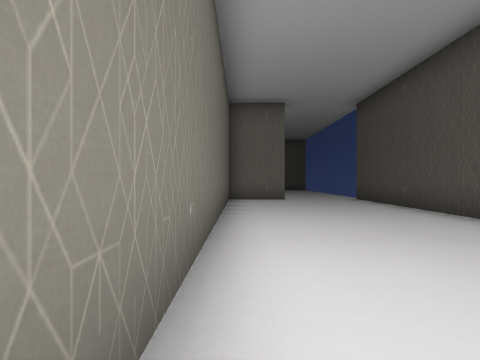
View 1 (above)

23 first-person views from a walk through a scene from a Unity 3-D project. The camera is 1.3 m above the floor, looks level and sees 90° across. The floor is counted in squares, 2 m on a side. Each view is taken from the middle of a square. On the plan, view 1 faces up. The plan holds only what a view shows up to about 9 squares ahead; the rest is blank. The place goes on beyond the plan. The player character is not drawn. Door leaves are left out, so doorways stand open.

View 2
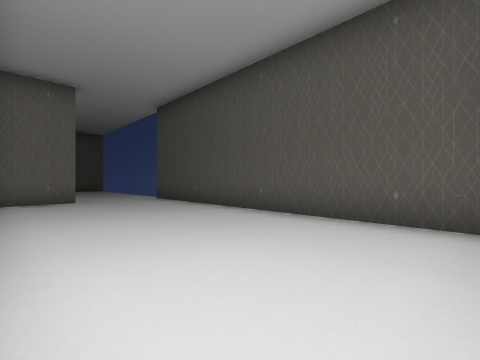

View 3
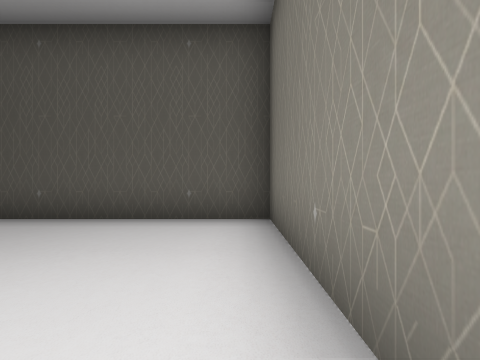

View 4
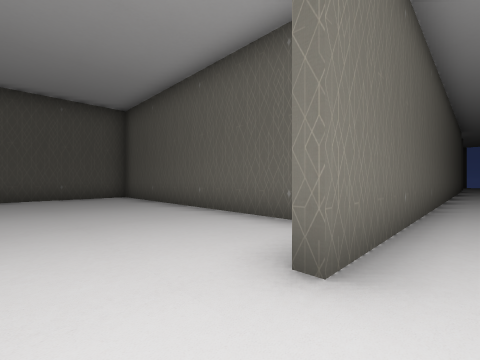

View 5
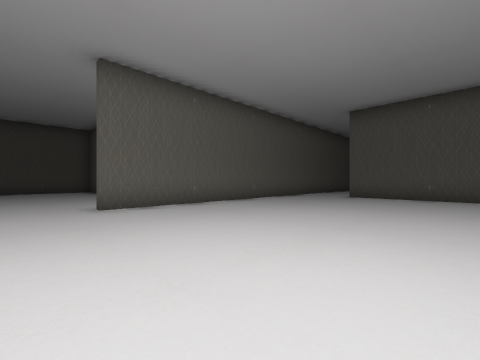

View 6
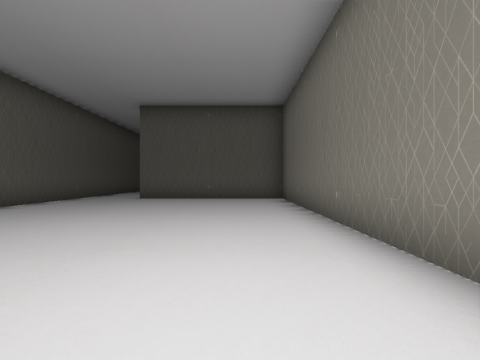

View 7
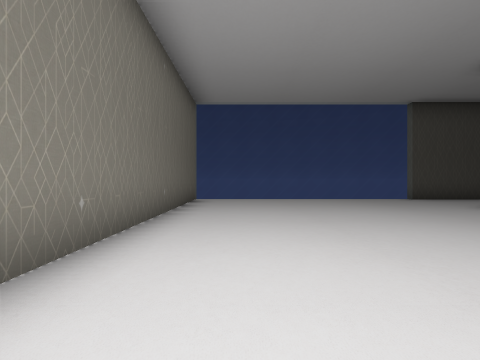

View 8
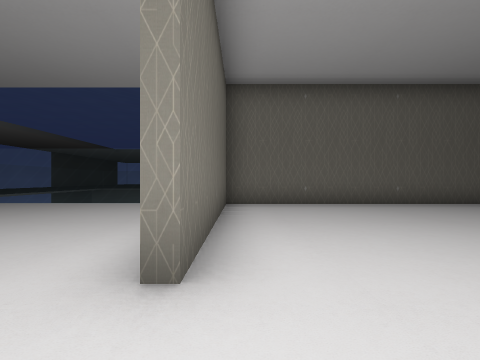

View 9
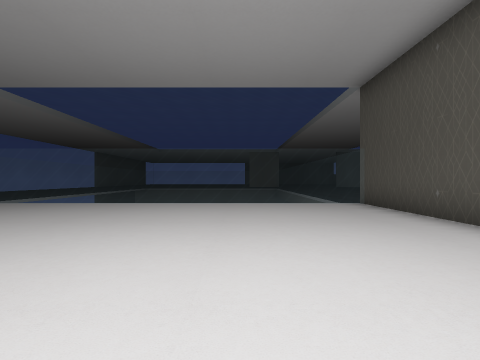

View 10
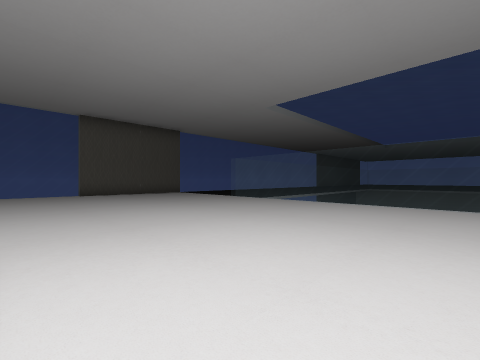

View 11
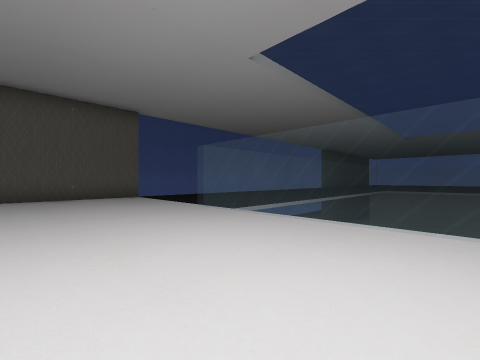

View 12
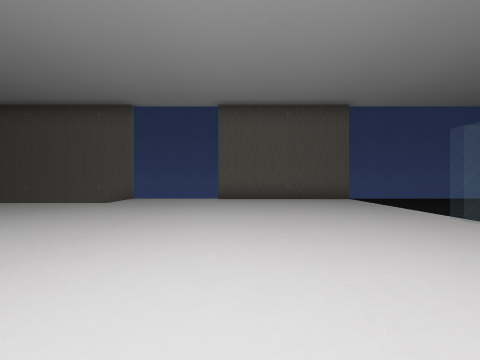

View 13
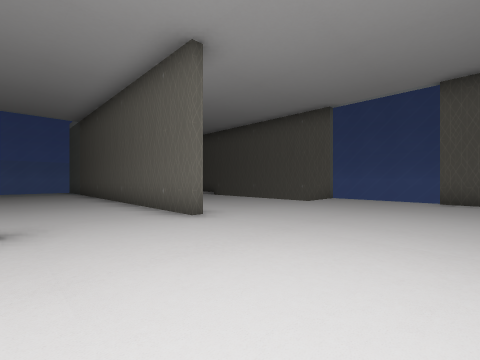

View 14
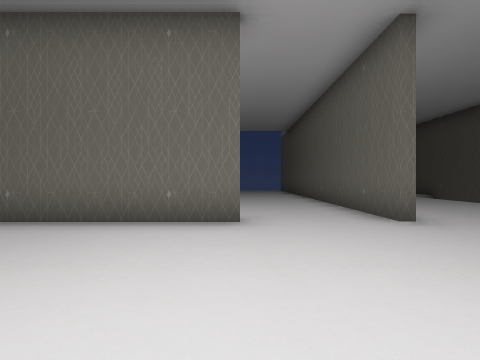

View 15
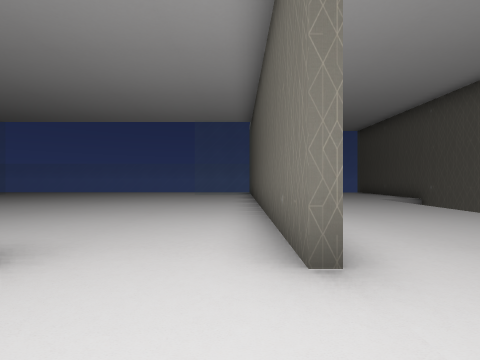

View 16
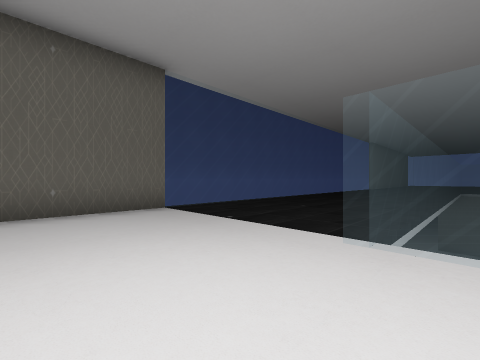

View 17
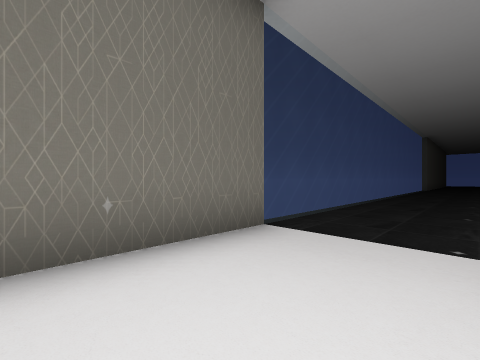

View 18
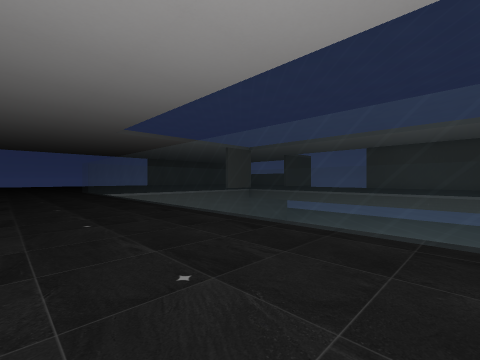

View 19
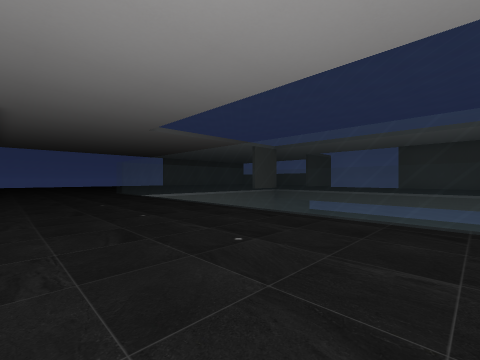

View 20
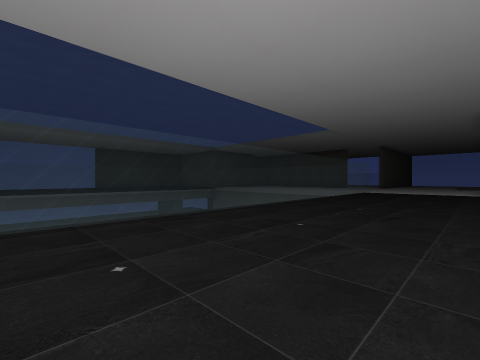

View 21
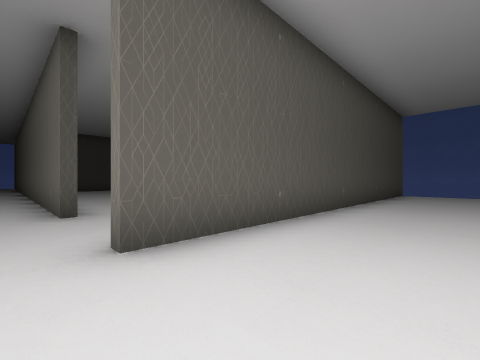

View 22
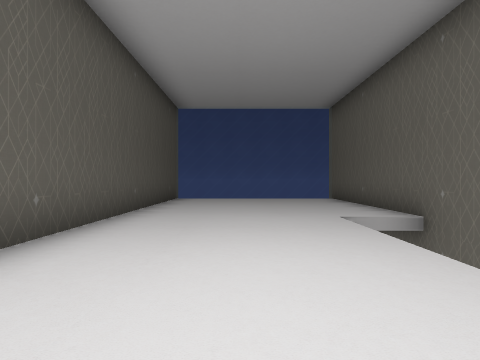

View 23
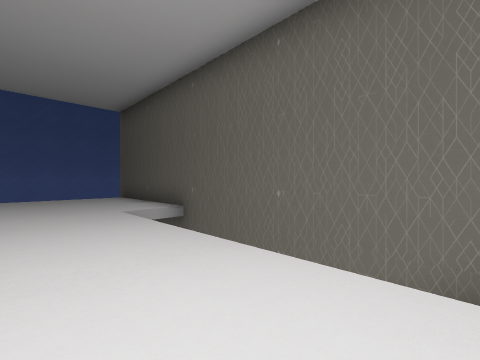

### Floor plan
Key: @ floor where view 1 was taken; # wall or solid block; . floor; / step, stairs or slope; = window, fence, low wall or low ledge.
Columns run from 24 left of view 1 to 4 right of it. Each row starts with its distance up from view 1.
 29  ....=
 28  ....=
 27  ....=
 26  ....=
 25  ....=
 24  ....=
 23  ....=
 22 =....=
 21 =....=
 20 =....=
 19 =....=
 18 =....=
 17 =....=           =.
 16 =....============###########
 15 #................#..........=
 14 #................#..........=
 13 #................#..........=
 12 #................#..........=
 11 =................#..........=
 10 =...........................=
  9 =...........................=
  8 #//...#..#################..#
  7 #//...#........        #....#
  6 #//...#.......         #....#
  5  //...#......          #....#
  4  //...#.......         #....#
  3  //...#........        #....#
  2 #//...#.........       #....#
  1 #.....#.........       #....#
  0 #.....#                #@...#
 -1 #.....#                ######
 -2 #.....#
 -3 #==== =

Where each view was taken, in squares from view 1:
view 1: 0 up, 0 right, facing up
view 2: 0 up, 0 right, facing up-right
view 3: 0 up, 0 right, facing right
view 4: 9 up, 3 right, facing down-left
view 5: 14 up, 3 right, facing down-left
view 6: 14 up, 2 right, facing left
view 7: 14 up, 4 left, facing right
view 8: 9 up, 6 left, facing up
view 9: 9 up, 10 left, facing up
view 10: 9 up, 12 left, facing up-left
view 11: 12 up, 14 left, facing up-left
view 12: 12 up, 15 left, facing left
view 13: 12 up, 15 left, facing down-left
view 14: 12 up, 15 left, facing down
view 15: 10 up, 17 left, facing down
view 16: 13 up, 18 left, facing up-left
view 17: 13 up, 21 left, facing up-left
view 18: 17 up, 22 left, facing up-right
view 19: 19 up, 23 left, facing up-right
view 20: 29 up, 23 left, facing down-right
view 21: 9 up, 20 left, facing down-right
view 22: 6 up, 20 left, facing down
view 23: 7 up, 20 left, facing down-left
